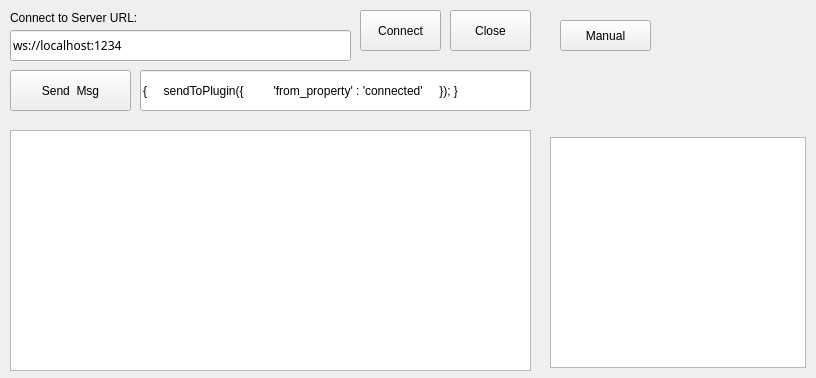
<?xml version="1.0" encoding="UTF-8"?>
<ui version="4.0">
 <class>WebClientDemo</class>
 <widget class="QWidget" name="WebClientDemo">
  <property name="geometry">
   <rect>
    <x>0</x>
    <y>0</y>
    <width>816</width>
    <height>378</height>
   </rect>
  </property>
  <property name="windowTitle">
   <string>WebClientDemo</string>
  </property>
  <widget class="QLabel" name="label">
   <property name="geometry">
    <rect>
     <x>10</x>
     <y>10</y>
     <width>141</width>
     <height>16</height>
    </rect>
   </property>
   <property name="text">
    <string>Connect to Server URL:</string>
   </property>
   <property name="scaledContents">
    <bool>false</bool>
   </property>
  </widget>
  <widget class="QPushButton" name="btnSendMsg">
   <property name="geometry">
    <rect>
     <x>10</x>
     <y>70</y>
     <width>121</width>
     <height>41</height>
    </rect>
   </property>
   <property name="text">
    <string>Send  Msg</string>
   </property>
  </widget>
  <widget class="QPushButton" name="btnClose">
   <property name="geometry">
    <rect>
     <x>450</x>
     <y>10</y>
     <width>81</width>
     <height>41</height>
    </rect>
   </property>
   <property name="text">
    <string>Close</string>
   </property>
  </widget>
  <widget class="QPushButton" name="btnConnect">
   <property name="geometry">
    <rect>
     <x>360</x>
     <y>10</y>
     <width>81</width>
     <height>41</height>
    </rect>
   </property>
   <property name="text">
    <string>Connect</string>
   </property>
  </widget>
  <widget class="QTextEdit" name="txtInfo">
   <property name="geometry">
    <rect>
     <x>10</x>
     <y>130</y>
     <width>521</width>
     <height>241</height>
    </rect>
   </property>
  </widget>
  <widget class="QLineEdit" name="editURL">
   <property name="geometry">
    <rect>
     <x>10</x>
     <y>30</y>
     <width>341</width>
     <height>31</height>
    </rect>
   </property>
   <property name="font">
    <font>
     <family>Arial Rounded MT Bold</family>
    </font>
   </property>
   <property name="text">
    <string>ws://localhost:1234</string>
   </property>
  </widget>
  <widget class="QLineEdit" name="editSendMsg">
   <property name="geometry">
    <rect>
     <x>140</x>
     <y>70</y>
     <width>391</width>
     <height>41</height>
    </rect>
   </property>
   <property name="inputMethodHints">
    <set>Qt::ImhMultiLine</set>
   </property>
   <property name="text">
    <string>{     sendToPlugin({         'from_property' : 'connected'     }); }</string>
   </property>
   <property name="alignment">
    <set>Qt::AlignLeading|Qt::AlignLeft|Qt::AlignVCenter</set>
   </property>
  </widget>
  <widget class="QGraphicsView" name="graphicsView">
   <property name="geometry">
    <rect>
     <x>550</x>
     <y>137</y>
     <width>256</width>
     <height>231</height>
    </rect>
   </property>
  </widget>
  <widget class="QPushButton" name="btnCalifornia">
   <property name="geometry">
    <rect>
     <x>560</x>
     <y>20</y>
     <width>91</width>
     <height>31</height>
    </rect>
   </property>
   <property name="text">
    <string>Manual</string>
   </property>
   <property name="checkable">
    <bool>true</bool>
   </property>
  </widget>
 </widget>
 <layoutdefault spacing="6" margin="11"/>
 <resources/>
 <connections>
  <connection>
   <sender>btnSendMsg</sender>
   <signal>clicked()</signal>
   <receiver>WebClientDemo</receiver>
   <slot>btnSendMsg_clicked()</slot>
   <hints>
    <hint type="sourcelabel">
     <x>70</x>
     <y>80</y>
    </hint>
    <hint type="destinationlabel">
     <x>271</x>
     <y>188</y>
    </hint>
   </hints>
  </connection>
  <connection>
   <sender>btnClose</sender>
   <signal>clicked()</signal>
   <receiver>WebClientDemo</receiver>
   <slot>btnClose_clicked()</slot>
   <hints>
    <hint type="sourcelabel">
     <x>490</x>
     <y>30</y>
    </hint>
    <hint type="destinationlabel">
     <x>271</x>
     <y>188</y>
    </hint>
   </hints>
  </connection>
  <connection>
   <sender>btnConnect</sender>
   <signal>clicked()</signal>
   <receiver>WebClientDemo</receiver>
   <slot>btnConnect_clicked()</slot>
   <hints>
    <hint type="sourcelabel">
     <x>400</x>
     <y>30</y>
    </hint>
    <hint type="destinationlabel">
     <x>271</x>
     <y>188</y>
    </hint>
   </hints>
  </connection>
  <connection>
   <sender>btnCalifornia</sender>
   <signal>clicked(bool)</signal>
   <receiver>WebClientDemo</receiver>
   <slot>btnManual_clicked(bool)</slot>
   <hints>
    <hint type="sourcelabel">
     <x>605</x>
     <y>35</y>
    </hint>
    <hint type="destinationlabel">
     <x>407</x>
     <y>188</y>
    </hint>
   </hints>
  </connection>
 </connections>
 <slots>
  <slot>btnSendMsg_clicked()</slot>
  <slot>btnClose_clicked()</slot>
  <slot>btnConnect_clicked()</slot>
  <slot>btnManual_clicked(bool)</slot>
 </slots>
</ui>
